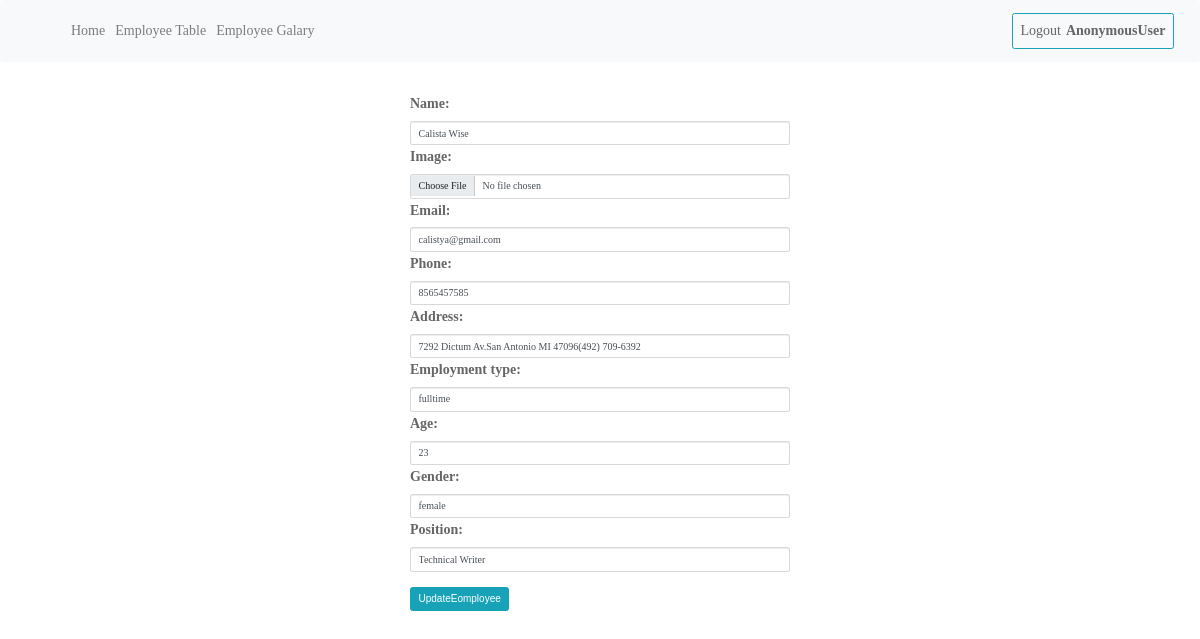
The app's page /update/26 with its own data.
### adminpanel/models.py (models this page shows)
class EmployeeDetails(models.Model):
    options=(
        ("fulltime","fulltime"),
        ("parttime","parttime"),
    )
    gender_option=(
        ("male","male"),
        ("female","female")
    )
    name=models.CharField(max_length=50)
    image=models.ImageField(upload_to="images")
    email=models.EmailField()
    phone=models.IntegerField()
    address=models.TextField()
    Employment_type=models.CharField(max_length=50,choices=options)
    age=models.IntegerField()
    gender=models.CharField(max_length=20,choices=gender_option)
    position=models.CharField(max_length=50)

### adminpanel/views.py (the view)
# urls.py: path("update/<int:pk>",views.UpdateEmployee.as_view(),name="update"),
class UpdateEmployee(UpdateView):
    model=EmployeeDetails
    template_name="updateemployee.html"
    form_class=EmployeeForm
    success_url=reverse_lazy("employetable")

### adminpanel/forms.py
class EmployeeForm(ModelForm):
    class Meta:
        model=EmployeeDetails
        fields="__all__"
        options=(
        ("fulltime","fulltime"),
        ("parttime","parttime"),
        )
        gender_option=(
        ("male","male"),
        ("female","female")
        )
        widgets={
            'dob':forms.DateInput(attrs={'class':"form-control"}),
            'name':forms.TextInput(attrs={'class':"form-control"}),
            'image':forms.FileInput(attrs={'class':"form-control"}),
            'email':forms.EmailInput(attrs={'class':"form-control"}),
            'password':forms.PasswordInput(attrs={'class':"form-control"}),
            'phone':forms.NumberInput(attrs={'class':"form-control"}),
            'address':forms.TextInput(attrs={'class':"form-control"}),
            'Employment_type':forms.Select(choices=options,attrs={'class':"form-control"}),
            'age':forms.NumberInput(attrs={'class':"form-control"}),
            'gender':forms.Select(choices=gender_option,attrs={'class':"form-control"}),
            'position':forms.TextInput(attrs={'class':"form-control"}),
        }

### adminpanel/templates/updateemployee.html (shortened to what this page needs)
<!DOCTYPE html>
{%extends 'base.html'%}
{%block body_block%}
<body>
<div class="row mt-5">
    <div class="col-4"></div>
    <div class="col-4">
        <form action="" method="POST">
            {{form.as_p}}
            <br>
            <input type="submit"value="UpdateEomployee" class="btn btn-info">
        </form>
    </div>
</div>
</body>
{%endblock%}

### employee/static/css/style.css (style rules this page uses)
body { background: #ffffff; font-family: 'Roboto', sans-serif; font-weight: 400; position: relative; }
html, body { width: 100%; overflow-x: hidden; }
p { line-height: 28px; font-size: 15px; }

### adminpanel/static/css/main.css (style rules this page uses)
* { margin: 0px; padding: 0px; box-sizing: border-box; }
body, html { height: 100%; font-family: Ubuntu-Bold, sans-serif; }
p { font-family: Ubuntu-Bold; font-size: 14px; line-height: 1.7; color: #666666; margin: 0px; }
input { outline: none; border: none; }
input[type="number"] { -moz-appearance: textfield; appearance: none; -webkit-appearance: none; }

### adminpanel/templates/updateemployee.html (style rules this page uses)
body { background-image: url("https://images.unsplash.com/photo-1497864979123-ef3595423b92?ixlib=rb-1.2.1&ixid=MnwxMjA3fDB8MHxwaG90by1wYWdlfHx8fGVufDB8fHx8&auto=format&fit=crop&w=870&q=80"); background-size: 100%; }

### records on screen
EmployeeDetails: name "Calista Wise", email "calistya@gmail.com", phone "8565457585", address "7292 Dictum Av.San Antonio MI 47096(492) 709-6392", Employment_type "fulltime", age "23", gender "female", position "Technical Writer"

### other values on screen
{{ request.user }} "AnonymousUser"
